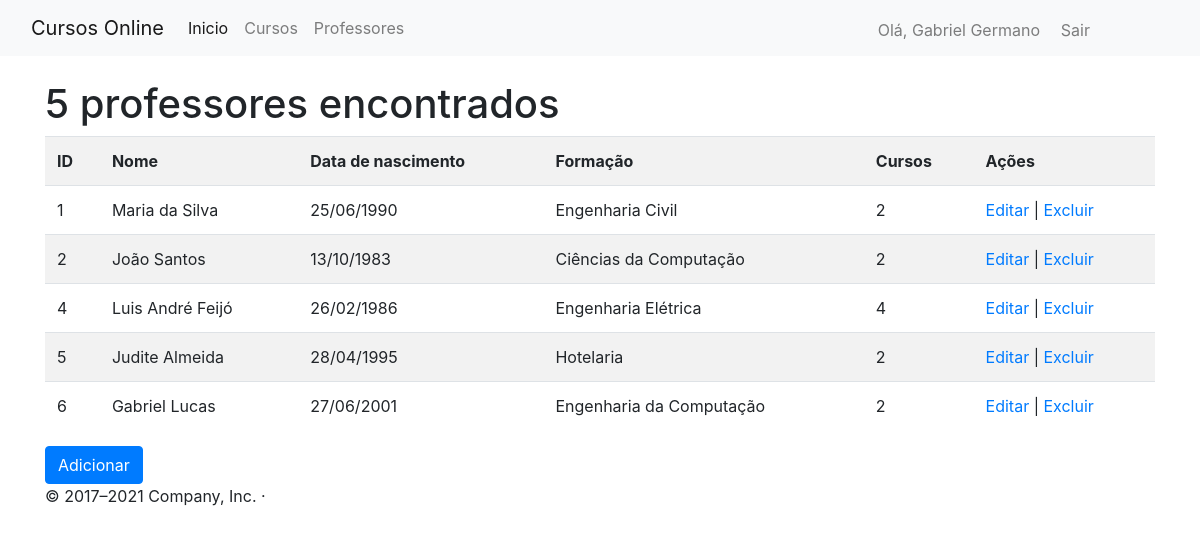
Page /professores (signed in) on the committed database.
### app/models/users.py (models this page shows, shortened)
class User(db.Model, UserMixin):
    __tablename__ = "users"
    id = db.Column(db.Integer, primary_key=True)
    username = db.Column(db.String(64), unique=True)
    password = db.Column(db.String(128))
    name = db.Column(db.String(86))
    email = db.Column(db.String(84), unique=True)
    @property
    def is_authenticated(self):
        return True

### app/models/prof.py (models this page shows, shortened)
class Professor(db.Model):
    id = db.Column(db.Integer(), primary_key = True)
    nome = db.Column(db.String(64), index = True)
    data_nascimento = db.Column(db.Date, index = True)
    formacao = db.Column(db.String(64), index = True)

### app/controllers/default.py (the view)
@app.route("/professores")
def professores():
  professores = Professor.query.all()
  return render_template ("professores.html", professores = professores)

### app/controllers/default.py (called while the page is built)
@login_manager.user_loader
def load_user(id):
    return User.query.filter_by(id=id).first()

### app/templates/professores.html (shortened to what this page needs)
{% extends 'base2.html' %}
{% block content %}
<br>
<div class="container">
    <div class="page-header">
    <h1>{{professores|length}} professores encontrados</h1>
</div>
{% if professores %}
  <table class="table table-striped">
    <tr>
      <th>ID</th>
      <th>Nome</th>
      <th>Data de nascimento</th>
      <th>Formação</th>
      <th>Cursos</th>
      <th>Ações</th>
    </tr>
  {% for professor in professores %}
    <tr>
      <td>{{ professor.id }}</td>
      <td>{{ professor.nome }}</td>
      <td>{{ professor.data_nascimento.strftime('%d/%m/%Y') }}</td>
      <td>{{ professor.formacao }}</td>
      <td>{{ professor.cursos.count() }}</td>
      <td><a href="{{url_for('editar_professor', id = professor.id)}}" title="Editar">Editar</a> |
          <a href="{{url_for('excluir_professor', id = professor.id)}}" title="Excluir">Excluir</a>
      </td>
    </tr>
  {% endfor %}
  </table>
{% endif %}
<a class="btn btn-primary" href="/professores/novo" role="button">Adicionar</a>
</div>
{% endblock %}

### app/templates/base2.html (shortened to what this page needs)
<!doctype html>
<html lang="pt-BR">
  <head>
    <link rel="stylesheet" href="https://stackpath.bootstrapcdn.com/bootstrap/4.1.3/css/bootstrap.min.css">
  </head>
  <body>
<header>
        <nav class="navbar navbar-expand-lg navbar-light bg-light">
            <div class="container-fluid">
              <a class="navbar-brand" href="/">Cursos Online</a>
              <div class="collapse navbar-collapse" id="navbarNavAltMarkup">
                <div class="navbar-nav">
                  <a class="nav-link active" aria-current="page" href="/">Inicio</a>
                  <a class="nav-link" href="/cursos">Cursos</a>
                  <a class="nav-link" href="/professores">Professores</a>
                  {% if current_user.is_authenticated %}
                    <a class="nav-link" href="/perfil" style= "position: absolute; right: 150px; padding: 10px ;">Olá, {{ current_user.name }}</a>
                    <a class="nav-link" href="/logout" style= "position: absolute; right: 100px; padding: 10px ;">Sair</a>
                    {% else %}
                    <a class="nav-link" href="/login" style= "position: absolute; right: 150px; padding: 10px ;">Login</a>
                    <a class="nav-link" href="/cadastro" style= "position: absolute; right: 70px; padding: 10px ;">Cadastro</a>
                    {% endif %}
                </div>
              </div>
            </div>
          </nav>
</header>
    {% block content %}
    {% endblock %}
  <footer class="container">
    <p>&copy; 2017–2021 Company, Inc. &middot;</p>
  </footer>
  </body>
</html>

### rows in the picture
User: name "Gabriel Germano"
Professor: id "1", nome "Maria da Silva", data_nascimento "25/06/1990", formacao "Engenharia Civil", cursos.count "2"
Professor: id "2", nome "João Santos", data_nascimento "13/10/1983", formacao "Ciências da Computação", cursos.count "2"
Professor: id "4", nome "Luis André Feijó", data_nascimento "26/02/1986", formacao "Engenharia Elétrica", cursos.count "4"
Professor: id "5", nome "Judite Almeida", data_nascimento "28/04/1995", formacao "Hotelaria", cursos.count "2"
Professor: id "6", nome "Gabriel Lucas", data_nascimento "27/06/2001", formacao "Engenharia da Computação", cursos.count "2"

### other values in the picture
{{ professores|length }} "5"
